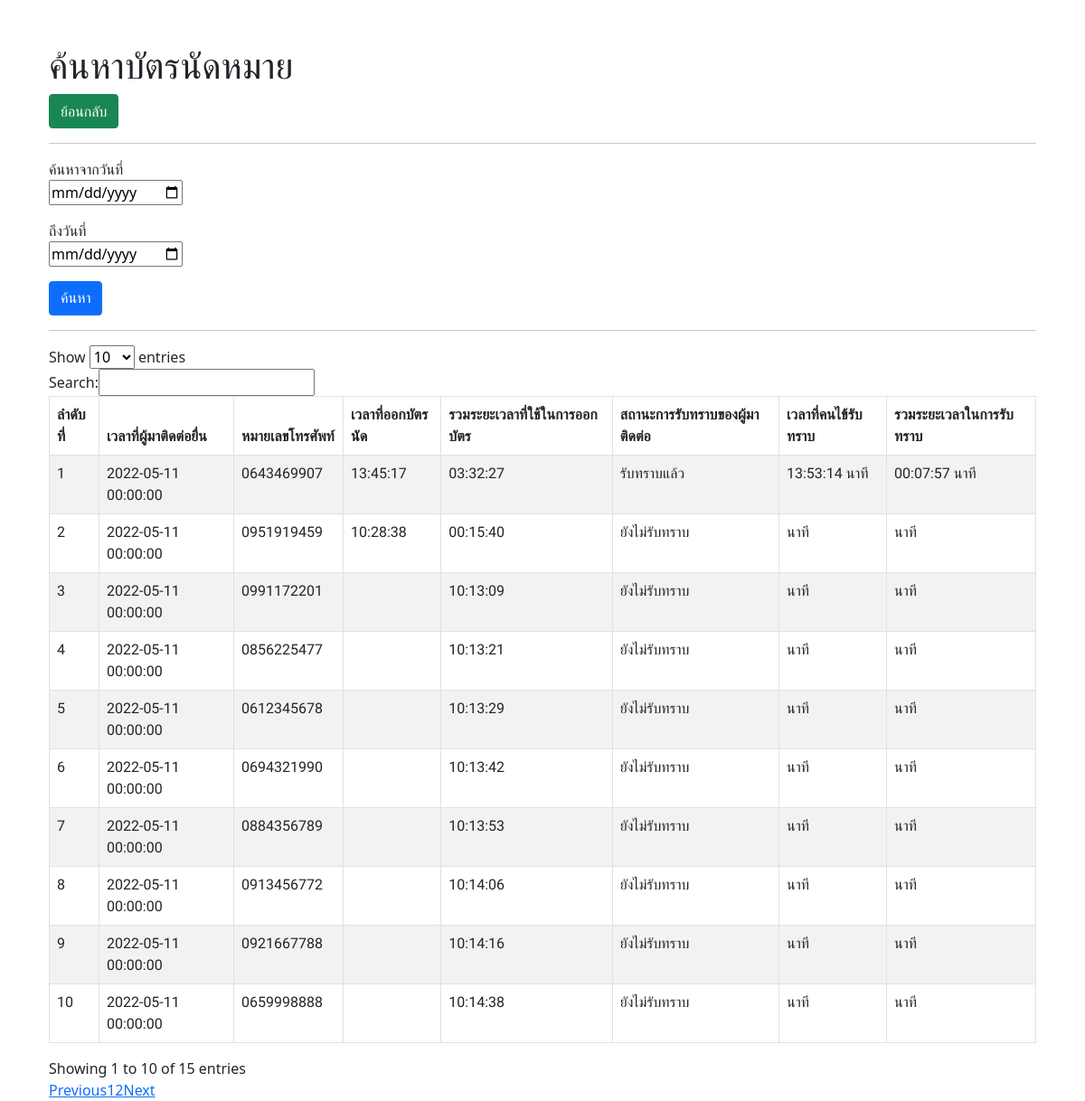
Screenshot of /insert.php with the database file from the repository.
### tables this page shows
CREATE TABLE `csadmin` (
  `number` int(11) NOT NULL,
  `date` datetime NOT NULL,
  `phonenumber` varchar(10) NOT NULL,
  `nf_time` time DEFAULT NULL,
  `ag_time` time DEFAULT NULL,
  `total_time` varchar(21) DEFAULT NULL,
  `time_card` time DEFAULT NULL,
  `patient_status` time DEFAULT NULL
);

### includes/function.php (called while the page is built, shortened)
<?php
class DB_con
{
    function __construct()
    {
        $conn = mysqli_connect(DB_SERVER, DB_USER, DB_PASS, DB_NAME);
        $this->dbcon = $conn;
    }
    public function fetchdata()
    {
        $result = mysqli_query($this->dbcon, "SELECT * FROM csadmin");
        return $result;
    }
}

### insert.php (the view, shortened to what this page needs)
<!DOCTYPE html>
<html lang="en">
</html>
<head>
    <link rel="stylesheet" href="https://stackpath.bootstrapcdn.com/bootstrap/5.0.0-alpha1/css/bootstrap.min.css">
    <link rel="stylesheet" href="https://code.jquery.com/ui/1.12.1/themes/base/jquery-ui.css">
    <link rel="stylesheet" href="https://cdn.datatables.net/1.11.5/css/dataTables.jqueryui.min.css">
</head>
<body class="container">
    <div class="container">
        <h1 class="mt-5">ค้นหาบัตรนัดหมาย</h1>
        <a href="index.php" class="btn btn-success">ย้อนกลับ</a>
        <hr>
        <body>
            <form method="get" action="">
                ค้นหาจากวันที่<br>
                <div class="input-group mb-3">
                    <input type="date" name="mydate">
                </div>
                <span>ถึงวันที่</span>
                <div class="input-group mb-3">
                    <input type="date" name="mydate">
                </div>
                </td><button type="submit" class="btn btn-primary">ค้นหา</button>
            </form>
        </body>
        <hr>
        <table id="example" class="table table-bordered table-striped">
            <thead>
                <th>ลำดับที่</th>
                <th>เวลาที่ผู้มาติดต่อยื่น</th>
                <th>หมายเลขโทรศัพท์</th>
                <th>เวลาที่ออกบัตรนัด</th>
                <th>รวมระยะเวลาที่ใช้ในการออกบัตร</th>
                <th>สถานะการรับทราบของผู้มาติดต่อ</th>
                <th>เวลาที่คนไข้รับทราบ</th>
                <th>รวมระยะเวลาในการรับทราบ</th>
            </thead>
            <tbody>
                <?php
                include_once('includes/function.php');
                $fetchdata = new DB_con();
                $sql = $fetchdata->fetchdata();
                while ($row = mysqli_fetch_array($sql)) {
                ?>
                    <tr>
                        <td><?php echo $row['number']; ?></td>
                        <td><?php echo $row['date']; ?></td>
                        <td><?php echo $row['phonenumber']; ?></td>
                        <td><?php echo $row['nf_time']; ?></td>
                        <td><?php echo $row['ag_time']; ?></td>
                        <td><?php echo $row['total_time']; ?></td>
                        <td><?php echo $row['time_card']; ?> นาที</td>
                        <td><?php echo $row['patient_status']; ?> นาที</td>
                    </tr>
                <?php
                }
                ?>
            </tbody>
        </table>
    </div>
</body>
</body>
</html>

### insert.php (style rules this page uses)
button, table { font-family: 'Prompt', sans-serif; }

### rows the page displays
csadmin: number "1", date "2022-05-11 00:00:00", phonenumber "0643469907", nf_time "13:45:17", ag_time "03:32:27", total_time "รับทราบแล้ว", time_card "13:53:14", patient_status "00:07:57"
csadmin: number "2", date "2022-05-11 00:00:00", phonenumber "0951919459", nf_time "10:28:38", ag_time "00:15:40", total_time "ยังไม่รับทราบ"
csadmin: number "3", date "2022-05-11 00:00:00", phonenumber "0991172201", ag_time "10:13:09", total_time "ยังไม่รับทราบ"
csadmin: number "4", date "2022-05-11 00:00:00", phonenumber "0856225477", ag_time "10:13:21", total_time "ยังไม่รับทราบ"
csadmin: number "5", date "2022-05-11 00:00:00", phonenumber "0612345678", ag_time "10:13:29", total_time "ยังไม่รับทราบ"
csadmin: number "6", date "2022-05-11 00:00:00", phonenumber "0694321990", ag_time "10:13:42", total_time "ยังไม่รับทราบ"
csadmin: number "7", date "2022-05-11 00:00:00", phonenumber "0884356789", ag_time "10:13:53", total_time "ยังไม่รับทราบ"
csadmin: number "8", date "2022-05-11 00:00:00", phonenumber "0913456772", ag_time "10:14:06", total_time "ยังไม่รับทราบ"
csadmin: number "9", date "2022-05-11 00:00:00", phonenumber "0921667788", ag_time "10:14:16", total_time "ยังไม่รับทราบ"
csadmin: number "10", date "2022-05-11 00:00:00", phonenumber "0659998888", ag_time "10:14:38", total_time "ยังไม่รับทราบ"
